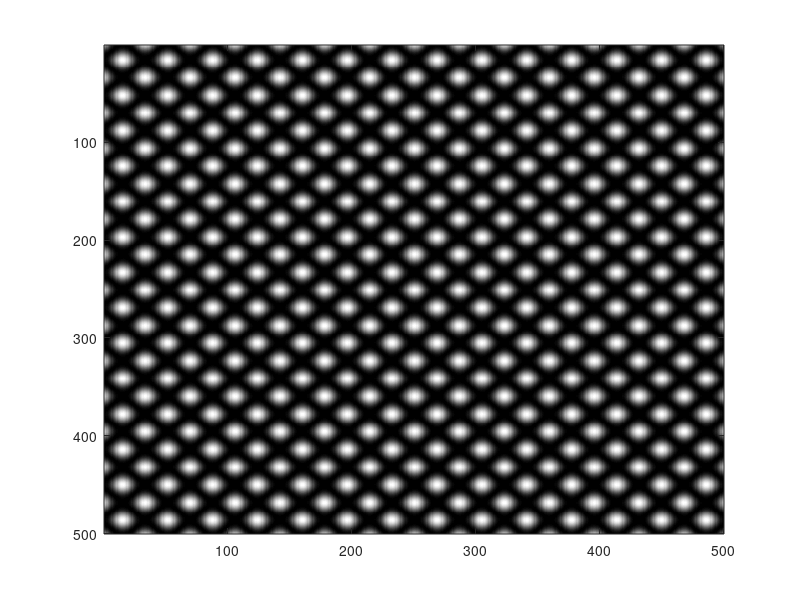

The MATLAB source for this figure:
%%Multiple beam interference
%Define parameters
N=500;%%Define size of the matrix
Angle=1;%Define angle of the second plane wave
V=0.25;%%Visibility controller
lambda=0.632*1e-6;%Define wavelength

%Sampling
    del=1*1e-6;%sampling
    x=-N/2:N/2-1;
    y=-N/2:N/2-1;
    [X,Y]=meshgrid(x*del,y*del); 

 %Simulate interference
    A=V*exp(1i*(Y/lambda)*tand(Angle)*2*pi);
    B=V*exp(1i*(X/lambda)*tand(-Angle)*2*pi);
    C=V*exp(1i*(X/lambda)*tand(Angle)*2*pi);
    D=V*exp(1i*(Y/lambda)*tand(-Angle)*2*pi);
    I=A+B+C+D;%Interference of the object and reference wave 
 
%%Intensity profile
    I1=abs(I).*abs(I); 

%Observation of the HOE
colormap(gray)
imagesc(I1)
